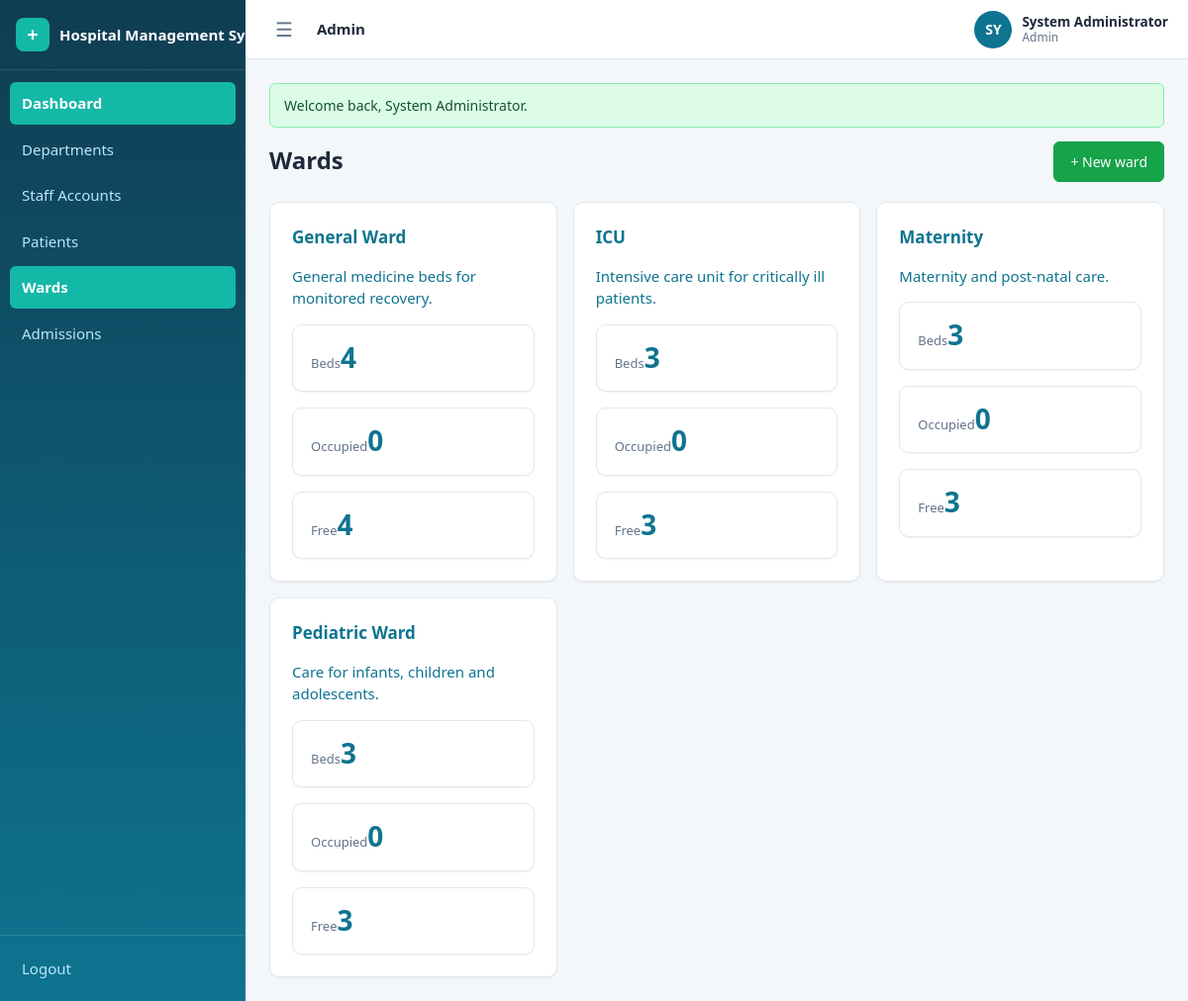
Screenshot of /admin/wards (signed in) with the database file from the repository.
### tables this page shows
CREATE TABLE IF NOT EXISTS wards (
    id          INT UNSIGNED AUTO_INCREMENT PRIMARY KEY,
    name        VARCHAR(100) NOT NULL,
    description TEXT DEFAULT NULL,
    created_at  TIMESTAMP NOT NULL DEFAULT CURRENT_TIMESTAMP,
    updated_at  TIMESTAMP NOT NULL DEFAULT CURRENT_TIMESTAMP ON UPDATE CURRENT_TIMESTAMP,
    UNIQUE KEY uq_wards_name (name)
);

### config/helpers.php (called while the page is built, shortened)
<?php
function e($value): string
{
    return htmlspecialchars((string) $value, ENT_QUOTES, 'UTF-8');
}
function url(string $path = ''): string
{
    return BASE_URL . '/' . ltrim($path, '/');
}
function render_partial(string $view, array $data = []): string
{
    extract($data, EXTR_SKIP);
    require APP_ROOT . '/views/' . $view . '.php';
    return ob_get_clean();
}
function view(string $view, array $data = [], string $layout = 'app'): void
{
    $content = render_partial($view, $data);
}

### controllers/WardController.php (called while the page is built, shortened)
<?php
class WardController
{
    public function index(): void
    {
        view('admin/wards/index', [
            'wards' => Ward::all(),
        ]);
    }
}

### public/index.php (called while the page is built, shortened)
<?php
require_once __DIR__ . '/../config/config.php';
$method = $_SERVER['REQUEST_METHOD'];
$path   = '/' . trim($_GET['url'] ?? '', '/');
if ($path !== '/') {
    $path = rtrim($path, '/');
}
[$controllerClass, $action, $params] = dispatch($routes, $method, $path);
$controller = new $controllerClass();
call_user_func_array([$controller, $action], [$params]);
function dispatch(array $routes, string $method, string $path): array
{
    foreach ($routes[$method] ?? [] as $pattern => $handler) {
        $params = match_route($pattern, $path);
        if ($params !== null) {
            return [$handler[0], $handler[1], $params];
        }
    }
    exit;
}
function match_route(string $pattern, string $path): ?array
{
    $patternParts = explode('/', trim($pattern, '/'));
    $pathParts    = $path === '/' ? [''] : explode('/', trim($path, '/'));
    if (count($patternParts) !== count($pathParts)) {
        return null;
    }
    $params = [];
    foreach ($patternParts as $i => $segment) {
        if (strlen($segment) > 2 && $segment[0] === '{' && substr($segment, -1) === '}') {
            $key = substr($segment, 1, -1);
            $params[$key] = urldecode($pathParts[$i]);
        } elseif ($segment !== $pathParts[$i]) {
            return null;
        }
    }
    return $params;
}

### config/database.php (called while the page is built, shortened)
<?php
final class Database
{
    private static ?PDO $instance = null;
    public static function getInstance(): PDO
    {
        if (self::$instance === null) {
            $dsn = 'mysql:host=' . DB_HOST . ';port=' . DB_PORT . ';dbname=' . DB_NAME . ';charset=' . DB_CHARSET;
            try {
                self::$instance = new PDO($dsn, DB_USER, DB_PASS, [
                    PDO::ATTR_ERRMODE            => PDO::ERRMODE_EXCEPTION,
                    PDO::ATTR_DEFAULT_FETCH_MODE => PDO::FETCH_ASSOC,
                    PDO::ATTR_EMULATE_PREPARES   => false,
                ]);
            } catch (PDOException $e) {
                die('Database connection failed: ' . e($e->getMessage()));
            }
        }
        return self::$instance;
    }
}

### config/config.php (called while the page is built, shortened)
<?php
require_once APP_ROOT . '/config/database.php';
function db(): PDO
{
    return Database::getInstance();
}
require_once APP_ROOT . '/config/helpers.php';

### models/Ward.php (called while the page is built, shortened)
<?php
class Ward
{
    public static function all(): array
    {
        $stmt = db()->query(
            'SELECT w.*, COUNT(b.id) AS bed_count,
                    COALESCE(SUM(b.status = "occupied"), 0) AS occupied_count
             FROM wards w
             LEFT JOIN beds b ON b.ward_id = w.id
             GROUP BY w.id
             ORDER BY w.name'
        );
        return $stmt->fetchAll();
    }
}

### views/admin/wards/index.php (the view)
<div class="row">
    <h1 class="page-title grow">Wards</h1>
    <a class="btn btn-ok" href="<?= url('/admin/wards/create') ?>">+ New ward</a>
</div>
<?php if (!$wards): ?>
    <div class="card mt"><p class="muted">No wards yet. <a href="<?= url('/admin/wards/create') ?>">Create the first ward</a>.</p></div>
<?php else: ?>
<div class="grid mt">
    <?php foreach ($wards as $ward): ?>
    <a class="card card-link" href="<?= url('/admin/wards/' . (int) $ward['id']) ?>">
        <h3 class="card-title"><?= e($ward['name']) ?></h3>
        <p class="muted"><?= e($ward['description'] ?: 'No description') ?></p>
        <div class="stat-grid">
            <div class="stat-card"><span class="stat-label">Beds</span><span class="stat-value"><?= (int) $ward['bed_count'] ?></span></div>
            <div class="stat-card"><span class="stat-label">Occupied</span><span class="stat-value <?= (int) $ward['occupied_count'] > 0 ? 'stat-warn' : '' ?>"><?= (int) $ward['occupied_count'] ?></span></div>
            <div class="stat-card"><span class="stat-label">Free</span><span class="stat-value stat-ok"><?= (int) $ward['bed_count'] - (int) $ward['occupied_count'] ?></span></div>
        </div>
    </a>
    <?php endforeach; ?>
</div>
<?php endif; ?>

### public/assets/css/style.css (style rules this page uses)
:root { --primary: #0e7490; --primary-dark: #155e75; --primary-soft: #ecfeff; --teal: #14b8a6; --teal-dark: #0f766e; --bg: #f4f7f9; --surface: #ffffff; --border: #e2e8f0; --text: #1e293b; --text-muted: #64748b; --ok: #16a34a; --ok-soft: #dcfce7; --warn: #b45309; --warn-soft: #fef3c7; --danger: #dc2626; --danger-soft: #fee2e2; --info: #0369a1; --info-soft: #dbeafe; --radius: 10px; --radius-sm: 6px; --shadow-sm: 0 1px 2px rgba(15, 23, 42, .06); --shadow-md: 0 10px 24px rgba(15, 23, 42, .10); --font: 'Segoe UI', system-ui, -apple-system, sans-serif; --sidebar-w: 248px; --sidebar-coll: 76px; --header-h: 60px; }
* { box-sizing: border-box; }
html, body { margin: 0; padding: 0; font-family: var(--font); color: var(--text); background: var(--bg); font-size: 15px; line-height: 1.5; }
a { color: var(--primary); text-decoration: none; }
.app { display: flex; min-height: 100vh; }
.page-title { font-size: 24px; margin: 0 0 4px; }
.mt { margin-top: 20px; }
.card { background: var(--surface); border: 1px solid var(--border); border-radius: var(--radius); box-shadow: var(--shadow-sm); padding: 22px; }
.card-title { margin: 0 0 14px; font-size: 17px; }
.stat-grid { display: grid; grid-template-columns: repeat(auto-fit, minmax(170px, 1fr)); gap: 16px; }
.stat-card { background: var(--surface); border: 1px solid var(--border); border-radius: var(--radius); box-shadow: var(--shadow-sm); padding: 18px; }
.stat-value { font-size: 28px; font-weight: 700; color: var(--primary); line-height: 1; }
.stat-label { font-size: 13px; color: var(--text-muted); margin-top: 6px; }
.grid { display: grid; grid-template-columns: repeat(auto-fill, minmax(260px, 1fr)); gap: 16px; }
.card-link { transition: border-color .15s, box-shadow .15s; }
.btn { display: inline-flex; align-items: center; justify-content: center; gap: 6px; padding: 9px 16px; border-radius: var(--radius-sm); border: 1px solid var(--border); background: var(--surface); color: var(--text); font-size: 14px; font-weight: 500; cursor: pointer; transition: background .15s, border-color .15s, box-shadow .15s; }
.btn-ok { background: var(--ok); border-color: var(--ok); color: #fff; }
.row { display: flex; gap: 14px; align-items: center; flex-wrap: wrap; }
.row .grow { flex: 1; }

### rows the page displays
wards: name "General Ward", description "General medicine beds for monitored recovery.", bed_count "4", occupied_count "0", occupied_count "4"
wards: name "ICU", description "Intensive care unit for critically ill patients.", bed_count "3", occupied_count "0", occupied_count "3"
wards: name "Maternity", description "Maternity and post-natal care.", bed_count "3", occupied_count "0", occupied_count "3"
wards: name "Pediatric Ward", description "Care for infants, children and adolescents.", bed_count "3", occupied_count "0", occupied_count "3"

### other values shown
APP_NAME "Hospital Management…"
$label "Dashboard"
$label "Departments"
$label "Staff Accounts"
$label "Patients"
$label "Wards"
$label "Admissions"
$roleLabel "Admin"
$initials "SY"
$user['name'] "System Administrator"
$flash['message'] "Welcome back, System Administrator."
